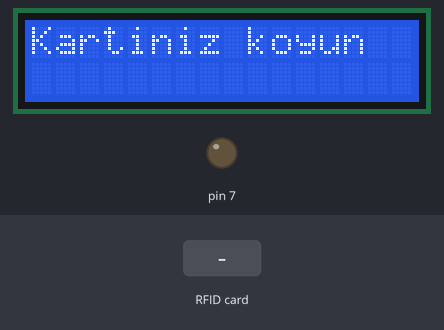
A sketch run on a simulated Arduino Uno, built with avr-gcc and run on an emulated ATmega328P. On the bench: 16×2 character LCD, output pins drawn as LEDs (lit = HIGH). The test bench sets the inputs (shaded band). Pins used as bus, display or sensor lines are not drawn; what the sketch prints to the serial monitor is not drawn.

Above: at 1.3 s.
1.4 s: RFID card D9 63 AD C1 held to the reader
At 3.8 s:
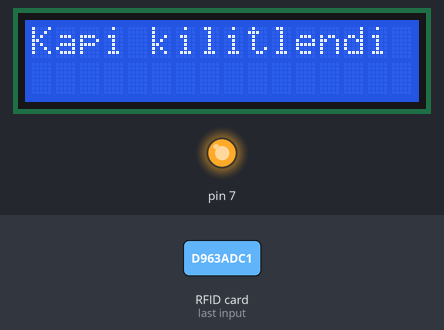
4.1 s: RFID card 5E 7A 19 C4 held to the reader
At 6.2 s:
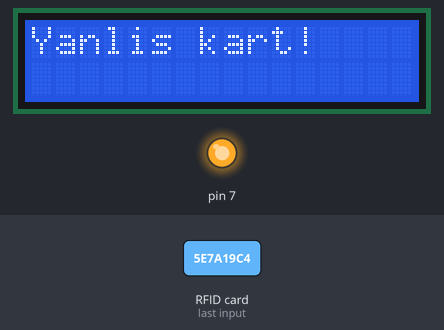
6.5 s: RFID card D9 63 AD C1 held to the reader
At 9.3 s:
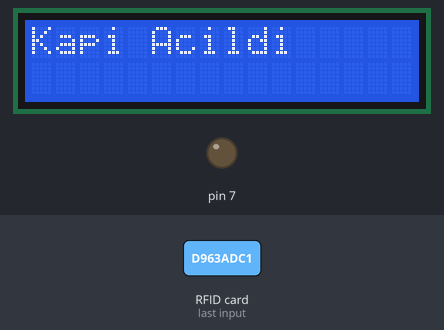
Timing chart, 0 to 10.8 s (numbered marks = the images above; inputs shaded):
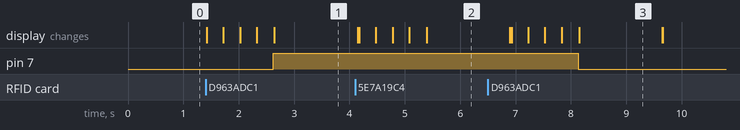

The sketch:

RFID_Code.ino
```cpp
#include <LiquidCrystal_I2C.h>
#include <SPI.h>
#include <MFRC522.h>

#define SS_PIN 10
#define RST_PIN 9
String UID ="D9 63 AD C1";
byte lock = 0;

LiquidCrystal_I2C lcd(0x27, 16, 2);
MFRC522 rfid(SS_PIN, RST_PIN);

void setup() {
Serial.begin(9600);
lcd.begin();
lcd.backlight();
SPI.begin();
rfid.PCD_Init();
pinMode(7,OUTPUT);
}

void loop() {
lcd.setCursor(0, 0);
lcd.print("Kartiniz koyun");

if ( ! rfid.PICC_IsNewCardPresent())
return;
if ( ! rfid.PICC_ReadCardSerial())
return;

lcd.clear();
lcd.setCursor(0, 0);
lcd.print("Taraniyor");
Serial.print("NUID tag :");
String ID = "";
for (byte i = 0; i < rfid.uid.size; i++) {
lcd.print(".");
ID.concat(String(rfid.uid.uidByte[i] < 0x10 ? " 0" : " "));
ID.concat(String(rfid.uid.uidByte[i],HEX));
delay(300);
}
ID.toUpperCase();

if (ID.substring(1) == UID && lock == 0 ) {
digitalWrite(7,HIGH);
lcd.clear();
lcd.setCursor(0, 0);
lcd.print("Kapi kilitlendi");
delay(1500);
lcd.clear();
lock = 1;
} else if (ID.substring(1) == UID && lock == 1 ) {
digitalWrite(7,LOW);
lcd.clear();
lcd.setCursor(0, 0);
lcd.print("Kapi Acildi");
delay(1500);
lcd.clear();
lock = 0;
} else {
lcd.clear();
lcd.setCursor(0, 0);
lcd.print("Yanlis kart!");
delay(1500);
lcd.clear();
}
}
```

Measured:
- after the input at 1.4 s, pin 7: LOW → HIGH after 1.2 s; the display: first changes at once (image 1 shows a later state)
- after the input at 4.1 s, the display: first differs from a run without the input after 0.08 s (image 2 shows a later state)
- after the input at 6.5 s, pin 7: HIGH → LOW after 1.6 s; the display: first differs from a run without the input after 0.43 s (image 3 shows a later state)
